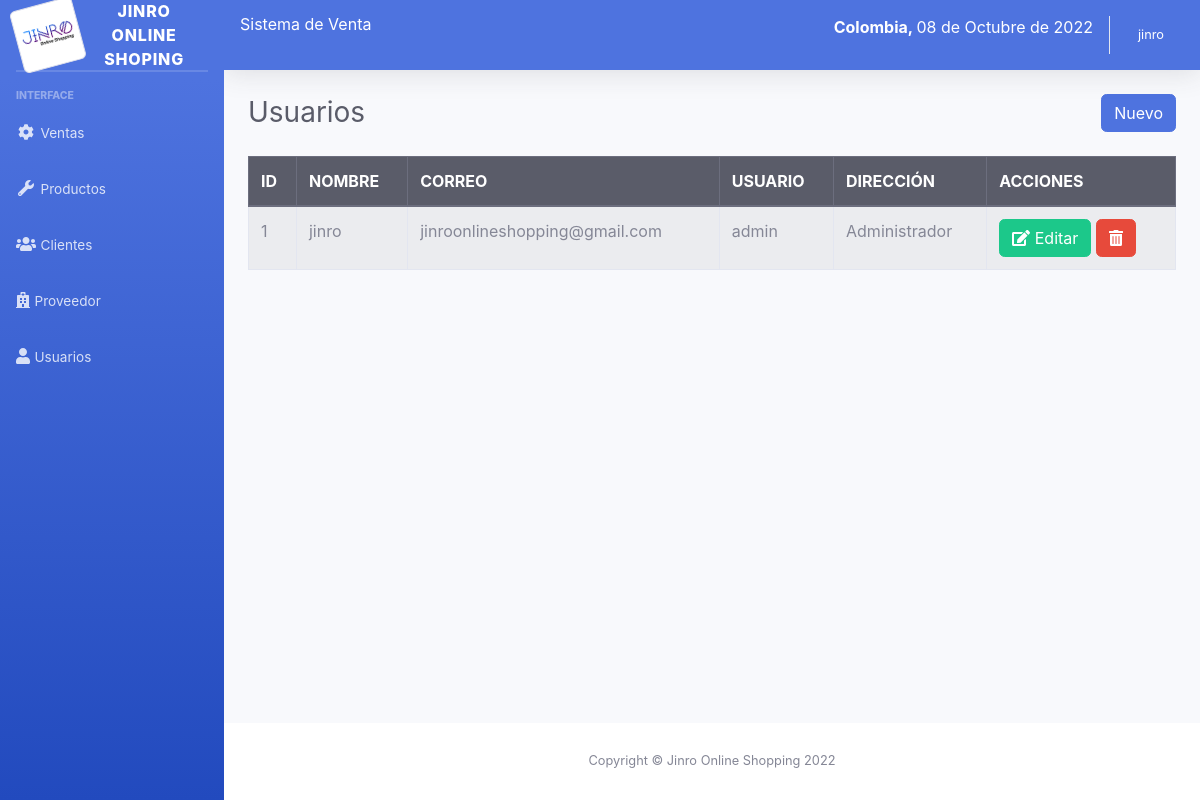
The page /sistema/lista_usuarios.php (signed in) on the database its author committed.
### tables this page shows
CREATE TABLE `usuario` (
  `idusuario` int(11) NOT NULL,
  `nombre` varchar(100) NOT NULL,
  `correo` varchar(100) NOT NULL,
  `usuario` varchar(20) NOT NULL,
  `clave` varchar(50) NOT NULL,
  `rol` int(11) NOT NULL
);

CREATE TABLE `rol` (
  `idrol` int(11) NOT NULL,
  `rol` varchar(50) NOT NULL
);

### sistema/lista_usuarios.php (the view)
<?php include_once "includes/header.php"; ?>
<div class="container-fluid">
	<div class="d-sm-flex align-items-center justify-content-between mb-4">
		<h1 class="h3 mb-0 text-gray-800">Usuarios</h1>
		<?php if ($_SESSION['rol'] == 1) { ?>
		<a href="registro_usuario.php" class="btn btn-primary">Nuevo</a>
		<?php } ?>
	</div>
	<div class="row">
		<div class="col-lg-12">
			<div class="table-responsive">
				<table class="table table-striped table-bordered" id="table">
					<thead class="thead-dark">
						<tr>
							<th>ID</th>
							<th>NOMBRE</th>
							<th>CORREO</th>
							<th>USUARIO</th>
							<th>DIRECCIÓN</th>
							<?php if ($_SESSION['rol'] == 1) { ?>
							<th>ACCIONES</th>
							<?php }?>
						</tr>
					</thead>
					<tbody>
						<?php
						include "../conexion.php";
						$query = mysqli_query($conexion, "SELECT u.idusuario, u.nombre, u.correo, u.usuario, r.rol FROM usuario u INNER JOIN rol r ON u.rol = r.idrol");
						$result = mysqli_num_rows($query);
						if ($result > 0) {
							while ($data = mysqli_fetch_assoc($query)) { ?>
								<tr>
									<td><?php echo $data['idusuario']; ?></td>
									<td><?php echo $data['nombre']; ?></td>
									<td><?php echo $data['correo']; ?></td>
									<td><?php echo $data['usuario']; ?></td>
									<td><?php echo $data['rol']; ?></td>
									<?php if ($_SESSION['rol'] == 1) { ?>
									<td>
										<a href="editar_usuario.php?id=<?php echo $data['idusuario']; ?>" class="btn btn-success"><i class='fas fa-edit'></i> Editar</a>
										<form action="eliminar_usuario.php?id=<?php echo $data['idusuario']; ?>" method="post" class="confirmar d-inline">
											<button class="btn btn-danger" type="submit"><i class='fas fa-trash-alt'></i> </button>
										</form>
									</td>
									<?php } ?>
								</tr>
						<?php }
						} ?>
					</tbody>
				</table>
			</div>
		</div>
	</div>
</div>
</div>
<?php include_once "includes/footer.php"; ?>

### rows shown on the page
usuario: idusuario "1", nombre "jinro", correo "jinroonlineshopping@gmail.com", usuario "admin", rol.rol "Administrador"

### other values the page prints
fechaColombia() "08 de Octubre de 2022"
$_SESSION['nombre'] "jinro"
